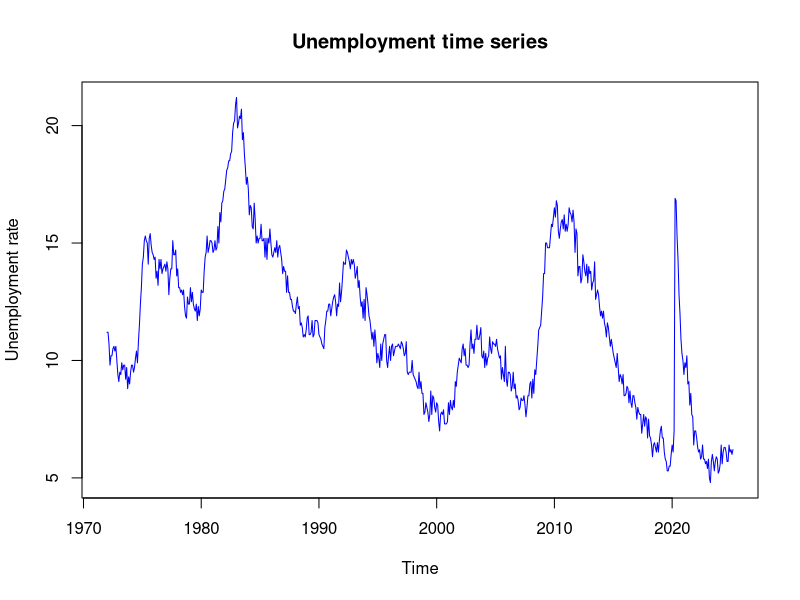
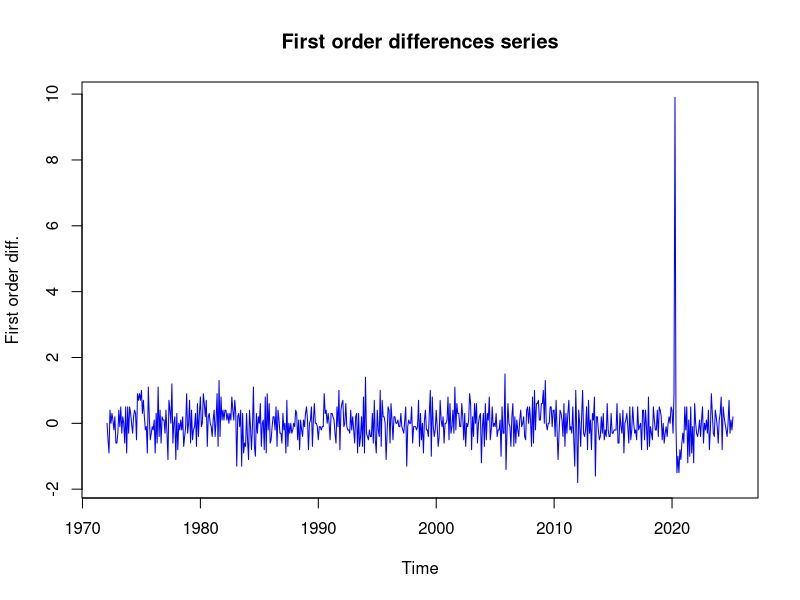
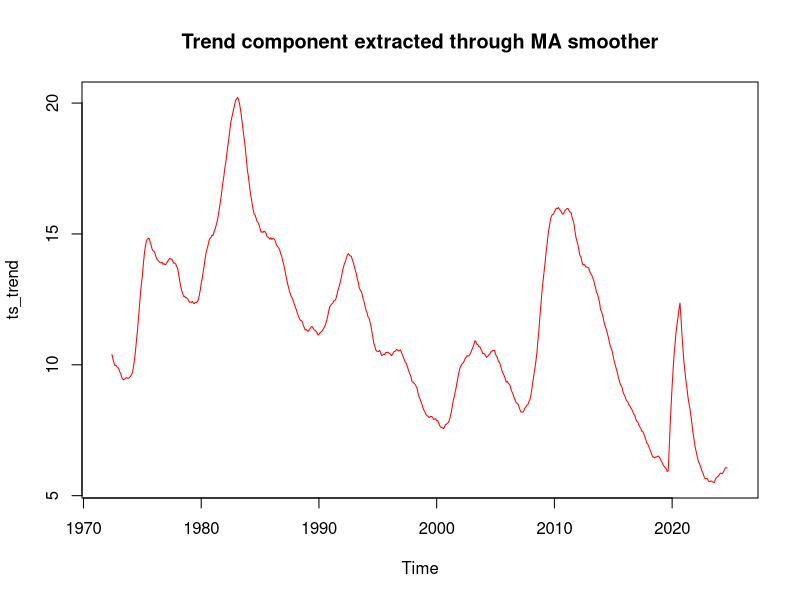
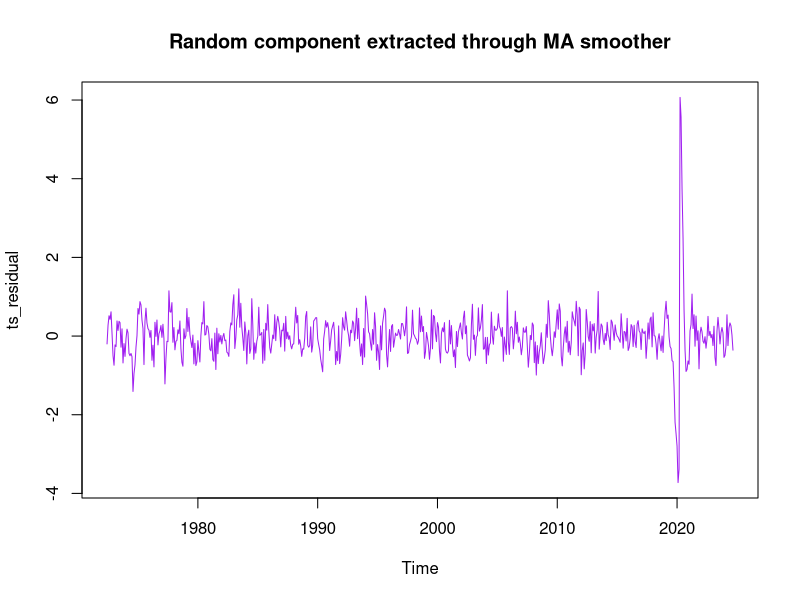
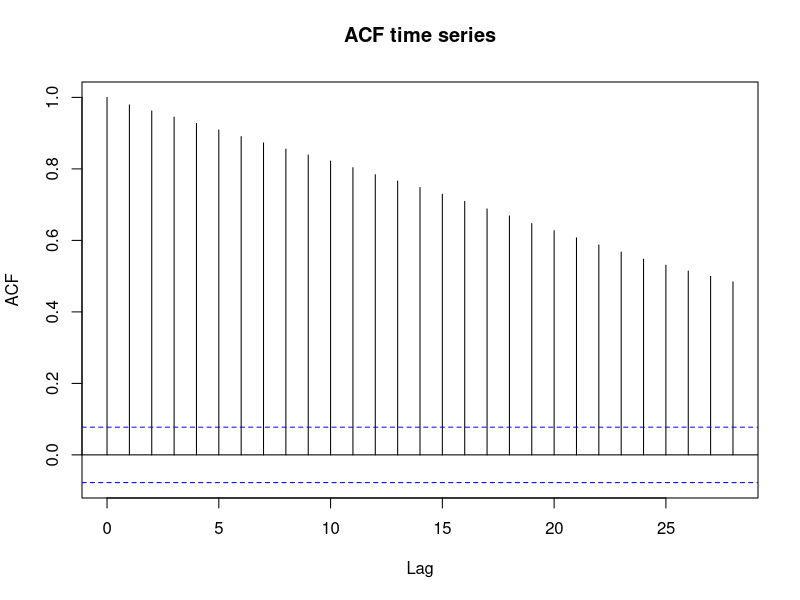
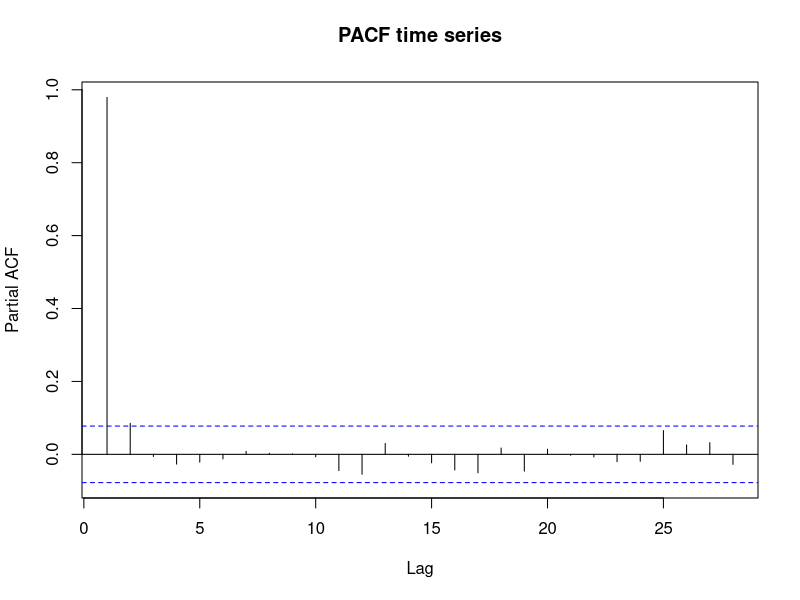
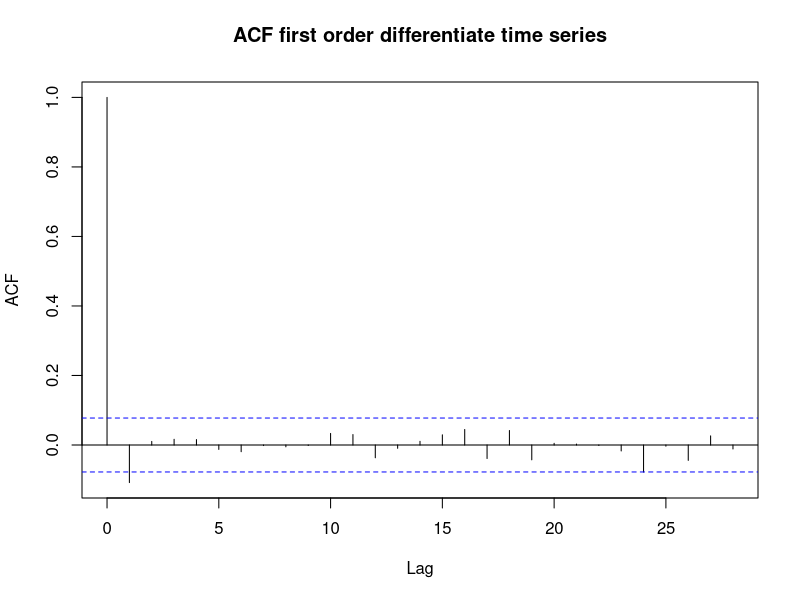
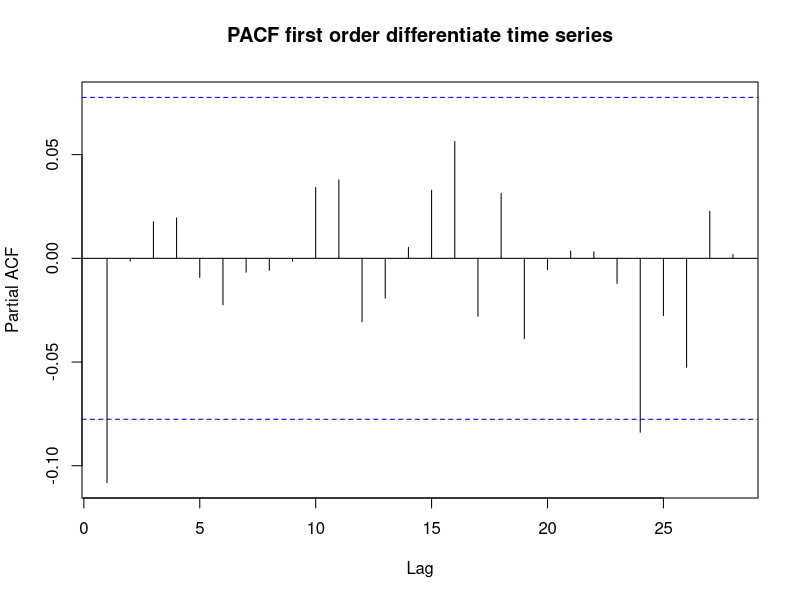

These charts were generated, in order, by the following R code:
## ---- chunk 1
library(stats)
library(tseries)
knitr::opts_chunk$set(
  echo = TRUE, 
  warning = FALSE, 
  message = FALSE,
  fig.height = 3.5,
  fig.width = 7, 
  fig.align = 'center'
)

## ---- chunk 2

df <- read.csv("LNS14000006.csv")
ts_data <- ts(df$LNS14000006, start=c(1972,1), frequency=12)

# Plot the time series and its difference
## time series
ts.plot(ts_data,xlab="Time",ylab="Unemployment rate",
        main="Unemployment time series",col="blue")
## first order differences
ts.plot(diff(ts_data),xlab="Time",ylab="First order diff.",
        main="First order differences series",col="blue")

## ---- chunk 3
knitr::opts_chunk$set(echo = TRUE, warning = FALSE, message = FALSE)

ts_trend <- stats::filter(ts_data, rep(1/12, 12), sides = 2) 
#smoothing the series with a finite Moving Average filter

ts_residual <- ts_data - ts_trend # should be a stationary random noise component
ts_residual <- na.omit(ts_residual)
mean(ts_residual) # the residuals shows null mean

adf.test(ts_residual) 
#the Augmented Dickey Fuller test shows that this series is indeed stationary

ts.plot(ts_trend, col= "red",
        main = "Trend component extracted through MA smoother")
ts.plot(ts_residual, col = "purple", 
        main = "Random component extracted through MA smoother")

## ---- chunk 4

adf.test(ts_data, alternative = "stationary")

## ---- chunk 5

diff_ts_data <- diff(ts_data)
adf.test(diff_ts_data, alternative = "stationary")

## ---- chunk 6

mean.series <- mean(ts_data)
var.series <- var(ts_data)
skewness.series <- mean(((ts_data-mean.series)/(var.series^0.5))^3)
kurtosis.series <- mean((ts_data-mean.series)^4)/(var.series^2)

## ---- chunk 7

cat("mean:", mean.series, "\n")
cat("variance:", var.series, "\n")
cat("skewness:", skewness.series, "\n")
cat("kurtosis:", kurtosis.series, "\n")

## ---- chunk 8

acf(as.vector(ts_data),main="ACF time series")
pacf(as.vector(ts_data),main="PACF time series")

## ---- chunk 9

acf(as.vector(diff_ts_data),main="ACF first order differentiate time series")

## ---- chunk 10

pacf(as.vector(diff_ts_data),main="PACF first order differentiate time series")

## ---- chunk 11

fit_arima <- arima(ts_data,order=c(0,1,1))
theta <- fit_arima$coef
sigma2_xi <- fit_arima$sigma2

## ---- chunk 12

sigma2_eta <- sigma2_xi*(1 + theta)^2

## ---- chunk 13

sigma2_epsilon <- -theta*sigma2_xi

## ---- chunk 14

n <- length(ts_data)
y <- as.numeric(ts_data)

q <- sigma2_eta/sigma2_epsilon # signal to noise ratio

mu_pred <- numeric(n)  # mu_{t|t-1}
P <- numeric(n)
v <- numeric(n)
K <- numeric(n)
F <- numeric(n)
llk <- numeric(n)

mu_pred[1] <- y[1]
P[1] <- sigma2_epsilon

## ---- chunk 15

for (t in 1:(n-1)) {
  # Prediction error
  v[t]<-y[t]-mu_pred[t]
  # Innovation variance
  F[t]<-P[t]+sigma2_epsilon
  # Kalman gain
  K[t]<-P[t]/F[t]
  # Update step
  mu_pred[t+1]<-mu_pred[t]+K[t]*v[t]
  P[t+1]<-P[t]+sigma2_eta-K[t]*F[t]*K[t]
  # Log-likelihood
  llk[t]<--0.5+log(F[t]+v[t]^2/F[t])
}

loglik <- sum(llk)

## ---- chunk 16

ts.plot(ts_data, main = "Kalman Filter Estimation", 
        col = "purple",type = "l", lwd = 4)
lines(ts(mu_pred, start = start(ts_data), frequency = frequency(ts_data)), 
      col = "green",lwd=2)
legend("topleft", legend = c("Observed", "Estimated"), 
       col = c("purple", "green"), lty = 1)

## ---- chunk 17
ts.plot(ts_data - mu_pred, col = "purple", main = "Estimation error (y_t - mu_t)")

## ---- chunk 18
innovations <- v[-1] 
acf(innovations, main="ACF of Kalman Filter Innovations")
Box.test(innovations, lag = 12, type = "Ljung-Box")

## ---- chunk 19
# New initial conditions
ts_data <- ts(df$LNS14000006, start = c(1972, 1), frequency = 12)
n <- length(ts_data)
y <- as.numeric(ts_data)
sigma2_eta_com1 <- 0.01 # new variances
sigma2_epsilon_com1 <- 10

q <- sigma2_eta_com1/sigma2_epsilon_com1 # signal to noise ratio comparison

mu_pred <- numeric(n)  # mu_{t|t-1} comparison
P <- numeric(n)
v <- numeric(n)
K <- numeric(n)
F <- numeric(n)
llk <- numeric(n)

mu_pred[1] <- y[1]
P[1] <- q

# Iteration
for (t in 1:(n-1)) {
  # Prediction error
  v[t]<-y[t]-mu_pred[t]
  # Innovation variance
  F[t]<-P[t]+sigma2_epsilon_com1
  # Kalman gain
  K[t]<-P[t]/F[t]
  # Update step
  mu_pred[t+1]<-mu_pred[t]+K[t]*v[t]
  P[t+1]<-P[t]+sigma2_eta_com1-K[t]*F[t]*K[t]
  # Log-likelihood
  llk[t]<--0.5+log(F[t]+v[t]^2/F[t])
}

loglik <- sum(llk)

## ---- chunk 20

ts.plot(ts_data, main = "Kalman Filter Estimation Comparison", 
        col = "purple",type = "l", lwd = 2)
lines(ts(mu_pred, start = start(ts_data), frequency = frequency(ts_data)), 
      col = "green",lwd=2)
legend("topleft", legend = c("Observed", "Estimated"), 
       col = c("purple", "green"), lty = 1)


ts.plot(ts_data - mu_pred, col = "purple", 
        main = " Comparison Estimation error (y_t - mu_t)")
